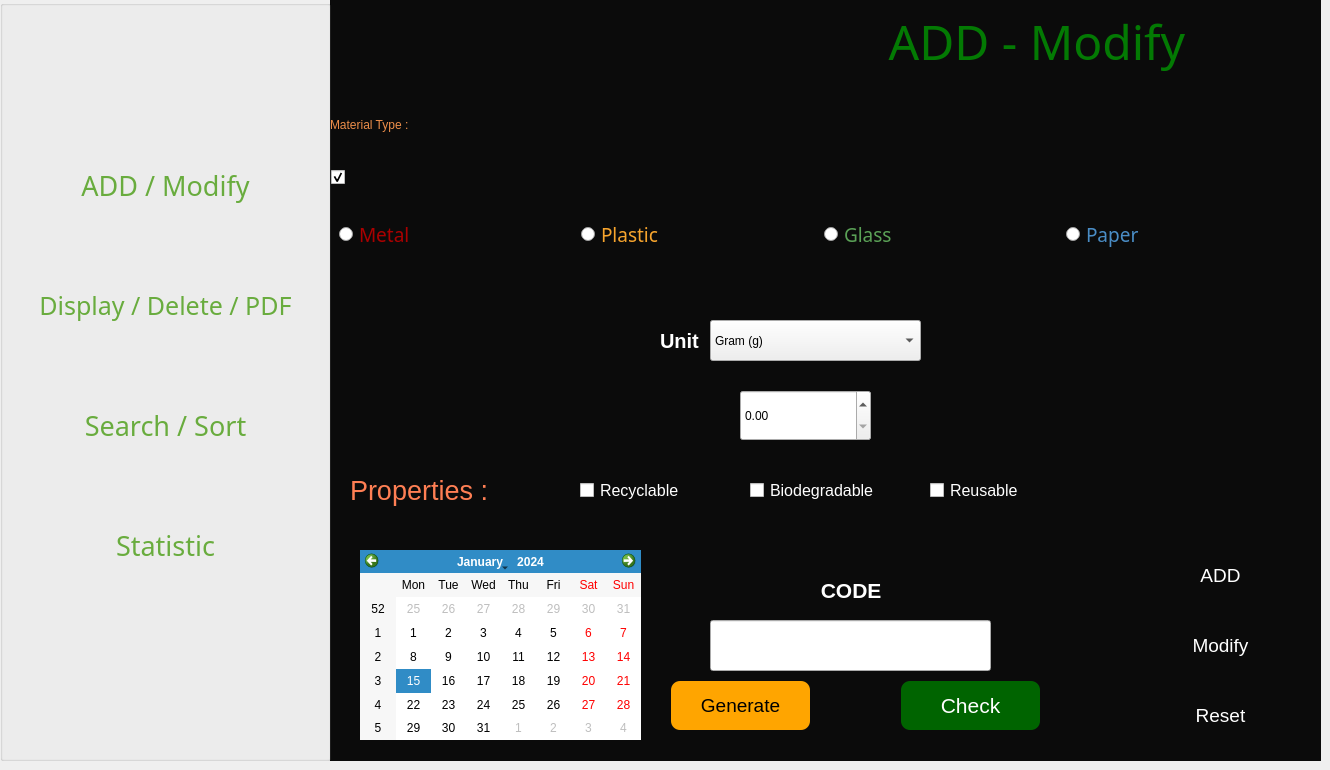
    <widget class="QWidget" name="tab">
     <property name="sizePolicy">
      <sizepolicy hsizetype="Expanding" vsizetype="Expanding">
       <horstretch>0</horstretch>
       <verstretch>0</verstretch>
      </sizepolicy>
     </property>
     <attribute name="title">
      <string>Tab 1</string>
     </attribute>
     <widget class="QLabel" name="label_4">
      <property name="geometry">
       <rect>
        <x>660</x>
        <y>320</y>
        <width>101</width>
        <height>41</height>
       </rect>
      </property>
      <property name="sizePolicy">
       <sizepolicy hsizetype="Expanding" vsizetype="Expanding">
        <horstretch>0</horstretch>
        <verstretch>0</verstretch>
       </sizepolicy>
      </property>
      <property name="font">
       <font>
        <pointsize>15</pointsize>
        <weight>75</weight>
        <bold>true</bold>
       </font>
      </property>
      <property name="styleSheet">
       <string notr="true">color: rgb(255, 255, 255);</string>
      </property>
      <property name="text">
       <string>Unit</string>
      </property>
     </widget>
     <widget class="QDoubleSpinBox" name="amount">
      <property name="geometry">
       <rect>
        <x>740</x>
        <y>390</y>
        <width>131</width>
        <height>51</height>
       </rect>
      </property>
      <property name="sizePolicy">
       <sizepolicy hsizetype="Expanding" vsizetype="Expanding">
        <horstretch>0</horstretch>
        <verstretch>0</verstretch>
       </sizepolicy>
      </property>
      <property name="styleSheet">
       <string notr="true">gridline-color: rgb(255, 85, 0);</string>
      </property>
      <property name="maximum">
       <double>100000.000000000000000</double>
      </property>
     </widget>
     <widget class="QCalendarWidget" name="date">
      <property name="geometry">
       <rect>
        <x>360</x>
        <y>550</y>
        <width>281</width>
        <height>190</height>
       </rect>
      </property>
      <property name="sizePolicy">
       <sizepolicy hsizetype="Expanding" vsizetype="Expanding">
        <horstretch>0</horstretch>
        <verstretch>0</verstretch>
       </sizepolicy>
      </property>
     </widget>
     <widget class="QPushButton" name="Generat_Button">
      <property name="geometry">
       <rect>
        <x>670</x>
        <y>680</y>
        <width>141</width>
        <height>51</height>
       </rect>
      </property>
      <property name="sizePolicy">
       <sizepolicy hsizetype="Expanding" vsizetype="Expanding">
        <horstretch>0</horstretch>
        <verstretch>0</verstretch>
       </sizepolicy>
      </property>
      <property name="font">
       <font>
        <pointsize>14</pointsize>
       </font>
      </property>
      <property name="styleSheet">
       <string notr="true">QPushButton {
    background-color: #FFA500; /* Neon Orange */
    color: #000000; /* Black */
    border: 2px solid transparent; /* Invisible border */
    border-radius: 10px;
    padding: 5px;
    min-width: 70px;
}

QPushButton:hover {
    border: 2px solid #ffffff; /* White border becomes visible when hovered over */
}

QPushButton:pressed {
    background-color: #FF4500; /* Darker Orange */
}
</string>
      </property>
      <property name="text">
       <string>Generate</string>
      </property>
     </widget>
     <widget class="QGroupBox" name="properties">
      <property name="geometry">
       <rect>
        <x>330</x>
        <y>450</y>
        <width>991</width>
        <height>80</height>
       </rect>
      </property>
      <property name="sizePolicy">
       <sizepolicy hsizetype="Expanding" vsizetype="Expanding">
        <horstretch>0</horstretch>
        <verstretch>0</verstretch>
       </sizepolicy>
      </property>
      <property name="styleSheet">
       <string notr="true">border:none</string>
      </property>
      <property name="title">
       <string/>
      </property>
      <widget class="QCheckBox" name="recyclable">
       <property name="geometry">
        <rect>
         <x>250</x>
         <y>20</y>
         <width>151</width>
         <height>41</height>
        </rect>
       </property>
       <property name="sizePolicy">
        <sizepolicy hsizetype="Expanding" vsizetype="Expanding">
         <horstretch>0</horstretch>
         <verstretch>0</verstretch>
        </sizepolicy>
       </property>
       <property name="font">
        <font>
         <pointsize>12</pointsize>
        </font>
       </property>
       <property name="styleSheet">
        <string notr="true">color: rgb(255, 255, 255);</string>
       </property>
       <property name="text">
        <string>Recyclable</string>
       </property>
      </widget>
      <widget class="QCheckBox" name="bio">
       <property name="geometry">
        <rect>
         <x>420</x>
         <y>20</y>
         <width>151</width>
         <height>41</height>
        </rect>
       </property>
       <property name="sizePolicy">
        <sizepolicy hsizetype="Expanding" vsizetype="Expanding">
         <horstretch>0</horstretch>
         <verstretch>0</verstretch>
        </sizepolicy>
       </property>
       <property name="font">
        <font>
         <pointsize>12</pointsize>
        </font>
       </property>
       <property name="styleSheet">
        <string notr="true">color: rgb(255, 255, 255);</string>
       </property>
       <property name="text">
        <string>Biodegradable</string>
       </property>
      </widget>
      <widget class="QCheckBox" name="reusable">
       <property name="geometry">
        <rect>
         <x>600</x>
         <y>20</y>
         <width>151</width>
         <height>41</height>
        </rect>
       </property>
       <property name="sizePolicy">
        <sizepolicy hsizetype="Expanding" vsizetype="Expanding">
         <horstretch>0</horstretch>
         <verstretch>0</verstretch>
        </sizepolicy>
       </property>
       <property name="font">
        <font>
         <pointsize>12</pointsize>
        </font>
       </property>
       <property name="autoFillBackground">
        <bool>false</bool>
       </property>
       <property name="styleSheet">
        <string notr="true">color: rgb(255, 255, 255);</string>
       </property>
       <property name="text">
        <string>Reusable</string>
       </property>
       <property name="iconSize">
        <size>
         <width>500</width>
         <height>500</height>
        </size>
       </property>
      </widget>
     </widget>
     <widget class="QLabel" name="label_5">
      <property name="geometry">
       <rect>
        <x>350</x>
        <y>470</y>
        <width>150</width>
        <height>41</height>
       </rect>
      </property>
      <property name="sizePolicy">
       <sizepolicy hsizetype="Expanding" vsizetype="Expanding">
        <horstretch>0</horstretch>
        <verstretch>0</verstretch>
       </sizepolicy>
      </property>
      <property name="font">
       <font>
        <family>MS Shell Dlg 2</family>
        <pointsize>20</pointsize>
        <weight>9</weight>
        <italic>false</italic>
        <bold>false</bold>
       </font>
      </property>
      <property name="styleSheet">
       <string notr="true">font: 75 20pt &quot;MS Shell Dlg 2&quot;;
color: rgb(255, 127, 84);
</string>
      </property>
      <property name="text">
       <string>Properties :</string>
      </property>
     </widget>
     <widget class="QPushButton" name="reset">
      <property name="geometry">
       <rect>
        <x>1150</x>
        <y>680</y>
        <width>141</width>
        <height>71</height>
       </rect>
      </property>
      <property name="sizePolicy">
       <sizepolicy hsizetype="Expanding" vsizetype="Expanding">
        <horstretch>0</horstretch>
        <verstretch>0</verstretch>
       </sizepolicy>
      </property>
      <property name="font">
       <font>
        <pointsize>14</pointsize>
       </font>
      </property>
      <property name="styleSheet">
       <string notr="true">QPushButton {
    background-color: transparent;
    border: none;
    color: white;  
}

QPushButton:hover {
    background-color: rgba(255, 255, 255, 0.1);  
}
</string>
      </property>
      <property name="text">
       <string>Reset</string>
      </property>
     </widget>
     <widget class="QLineEdit" name="Generated_code">
      <property name="geometry">
       <rect>
        <x>710</x>
        <y>620</y>
        <width>281</width>
        <height>51</height>
       </rect>
      </property>
      <property name="sizePolicy">
       <sizepolicy hsizetype="Expanding" vsizetype="Expanding">
        <horstretch>0</horstretch>
        <verstretch>0</verstretch>
       </sizepolicy>
      </property>
      <property name="font">
       <font>
        <pointsize>14</pointsize>
       </font>
      </property>
      <property name="styleSheet">
       <string notr="true">QPushButton {
    background-color: transparent;
    border: none;
    color: white;  
}

QPushButton:hover {
    background-color: rgba(255, 255, 255, 0.1);  
}
</string>
      </property>
      <property name="alignment">
       <set>Qt::AlignCenter</set>
      </property>
     </widget>
     <widget class="QGroupBox" name="groupBox">
      <property name="geometry">
       <rect>
        <x>0</x>
        <y>0</y>
        <width>331</width>
        <height>761</height>
       </rect>
      </property>
      <property name="sizePolicy">
       <sizepolicy hsizetype="Expanding" vsizetype="Expanding">
        <horstretch>0</horstretch>
        <verstretch>0</verstretch>
       </sizepolicy>
      </property>
      <property name="styleSheet">
       <string notr="true"/>
      </property>
      <property name="title">
       <string/>
      </property>
      <widget class="QPushButton" name="add1">
       <property name="geometry">
        <rect>
         <x>0</x>
         <y>120</y>
         <width>331</width>
         <height>131</height>
        </rect>
       </property>
       <property name="sizePolicy">
        <sizepolicy hsizetype="Expanding" vsizetype="Expanding">
         <horstretch>0</horstretch>
         <verstretch>0</verstretch>
        </sizepolicy>
       </property>
       <property name="font">
        <font>
         <family>Mongolian Baiti</family>
         <pointsize>20</pointsize>
        </font>
       </property>
       <property name="styleSheet">
        <string notr="true">QPushButton {
    background-color: transparent;
    border: none;
	color: rgb(105, 172, 62);
}

QPushButton:hover {
    background-color: rgba(255, 255, 255, 0.1); 
    color:  #ED8E4A; 
}
</string>
       </property>
       <property name="text">
        <string>ADD / Modify</string>
       </property>
      </widget>
      <widget class="QPushButton" name="display1">
       <property name="geometry">
        <rect>
         <x>0</x>
         <y>240</y>
         <width>331</width>
         <height>131</height>
        </rect>
       </property>
       <property name="sizePolicy">
        <sizepolicy hsizetype="Expanding" vsizetype="Expanding">
         <horstretch>0</horstretch>
         <verstretch>0</verstretch>
        </sizepolicy>
       </property>
       <property name="font">
        <font>
         <family>Mongolian Baiti</family>
         <pointsize>19</pointsize>
        </font>
       </property>
       <property name="styleSheet">
        <string notr="true">QPushButton {
    background-color: transparent;
    border: none;
	color: rgb(105, 172, 62);
}

QPushButton:hover {
    background-color: rgba(255, 255, 255, 0.1); 
    color:  #ED8E4A; 
}
</string>
       </property>
       <property name="text">
        <string>Display / Delete / PDF</string>
       </property>
      </widget>
      <widget class="QPushButton" name="rech1">
       <property name="geometry">
        <rect>
         <x>0</x>
         <y>360</y>
         <width>331</width>
         <height>131</height>
        </rect>
       </property>
       <property name="sizePolicy">
        <sizepolicy hsizetype="Expanding" vsizetype="Expanding">
         <horstretch>0</horstretch>
         <verstretch>0</verstretch>
        </sizepolicy>
       </property>
       <property name="font">
        <font>
         <family>Mongolian Baiti</family>
         <pointsize>20</pointsize>
        </font>
       </property>
       <property name="styleSheet">
        <string notr="true">QPushButton {
    background-color: transparent;
    border: none;
	color: rgb(105, 172, 62);
}

QPushButton:hover {
    background-color: rgba(255, 255, 255, 0.1); 
    color:  #ED8E4A; 
}
</string>
       </property>
       <property name="text">
        <string>Search / Sort</string>
       </property>
      </widget>
      <widget class="QPushButton" name="stat1">
       <property name="geometry">
        <rect>
         <x>0</x>
         <y>480</y>
         <width>331</width>
         <height>131</height>
        </rect>
       </property>
       <property name="sizePolicy">
        <sizepolicy hsizetype="Expanding" vsizetype="Expanding">
         <horstretch>0</horstretch>
         <verstretch>0</verstretch>
        </sizepolicy>
       </property>
       <property name="font">
        <font>
         <family>Mongolian Baiti</family>
         <pointsize>20</pointsize>
        </font>
       </property>
       <property name="styleSheet">
        <string notr="true">QPushButton {
    background-color: transparent;
    border: none;
	color: rgb(105, 172, 62);
}

QPushButton:hover {
    background-color: rgba(255, 255, 255, 0.1); 
    color:  #ED8E4A; 
}
</string>
       </property>
       <property name="text">
        <string>Statistic</string>
       </property>
      </widget>
      <widget class="QLabel" name="label_17">
       <property name="geometry">
        <rect>
         <x>0</x>
         <y>0</y>
         <width>331</width>
         <height>761</height>
        </rect>
       </property>
       <property name="sizePolicy">
        <sizepolicy hsizetype="Expanding" vsizetype="Expanding">
         <horstretch>0</horstretch>
         <verstretch>0</verstretch>
        </sizepolicy>
       </property>
       <property name="text">
        <string/>
       </property>
       <property name="pixmap">
        <pixmap resource="imgs.qrc">:/new/prefix1/pxfuel.jpg</pixmap>
       </property>
       <property name="scaledContents">
        <bool>true</bool>
       </property>
      </widget>
      <zorder>label_17</zorder>
      <zorder>display1</zorder>
      <zorder>rech1</zorder>
      <zorder>stat1</zorder>
      <zorder>add1</zorder>
     </widget>
     <widget class="QLabel" name="label">
      <property name="geometry">
       <rect>
        <x>330</x>
        <y>0</y>
        <width>991</width>
        <height>761</height>
       </rect>
      </property>
      <property name="sizePolicy">
       <sizepolicy hsizetype="Expanding" vsizetype="Ignored">
        <horstretch>0</horstretch>
        <verstretch>0</verstretch>
       </sizepolicy>
      </property>
      <property name="styleSheet">
       <string notr="true">background-color: rgb(11, 11, 11);</string>
      </property>
      <property name="text">
       <string/>
      </property>
      <property name="pixmap">
       <pixmap resource="imgs.qrc">:/new/prefix1/wallpaperflare.com_wallpaper.jpg</pixmap>
      </property>
      <property name="scaledContents">
       <bool>true</bool>
      </property>
     </widget>
     <widget class="QComboBox" name="unit">
      <property name="geometry">
       <rect>
        <x>710</x>
        <y>320</y>
        <width>211</width>
        <height>41</height>
       </rect>
      </property>
      <property name="sizePolicy">
       <sizepolicy hsizetype="Expanding" vsizetype="Expanding">
        <horstretch>0</horstretch>
        <verstretch>0</verstretch>
       </sizepolicy>
      </property>
      <property name="styleSheet">
       <string notr="true">selection-background-color: rgb(27, 150, 0);
selection-color: rgb(146, 255, 162);
</string>
      </property>
      <property name="iconSize">
       <size>
        <width>50</width>
        <height>50</height>
       </size>
      </property>
      <item>
       <property name="text">
        <string>Gram (g)</string>
       </property>
       <property name="icon">
        <iconset resource="imgs.qrc">
         <normaloff>:/new/prefix1/weight_gram_icon_138015.png</normaloff>:/new/prefix1/weight_gram_icon_138015.png</iconset>
       </property>
      </item>
      <item>
       <property name="text">
        <string>Kilogram (kg)</string>
       </property>
       <property name="icon">
        <iconset resource="imgs.qrc">
         <normaloff>:/new/prefix1/kilogram.png</normaloff>:/new/prefix1/kilogram.png</iconset>
       </property>
      </item>
      <item>
       <property name="text">
        <string>Tonne (t)</string>
       </property>
       <property name="icon">
        <iconset resource="imgs.qrc">
         <normaloff>:/new/prefix1/weight-1-tonne.png</normaloff>:/new/prefix1/weight-1-tonne.png</iconset>
       </property>
      </item>
     </widget>
     <widget class="QPushButton" name="check_button">
      <property name="geometry">
       <rect>
        <x>900</x>
        <y>680</y>
        <width>141</width>
        <height>51</height>
       </rect>
      </property>
      <property name="sizePolicy">
       <sizepolicy hsizetype="Expanding" vsizetype="Expanding">
        <horstretch>0</horstretch>
        <verstretch>0</verstretch>
       </sizepolicy>
      </property>
      <property name="font">
       <font>
        <pointsize>16</pointsize>
       </font>
      </property>
      <property name="styleSheet">
       <string notr="true">QPushButton {
    
	background-color: rgb(0, 100, 0);
    
	color: rgb(255, 255, 255);
    border: 2px solid transparent; /* Invisible border */
    border-radius: 10px;
    padding: 5px;
    min-width: 70px;
}

QPushButton:hover {
    border: 2px solid #ffffff; /* White border becomes visible when hovered over */
}

QPushButton:pressed {
    background-color: #FF4500; /* Darker Orange */
}
</string>
      </property>
      <property name="text">
       <string>Check</string>
      </property>
     </widget>
     <widget class="QPushButton" name="modify">
      <property name="geometry">
       <rect>
        <x>1150</x>
        <y>610</y>
        <width>141</width>
        <height>71</height>
       </rect>
      </property>
      <property name="sizePolicy">
       <sizepolicy hsizetype="Expanding" vsizetype="Expanding">
        <horstretch>0</horstretch>
        <verstretch>0</verstretch>
       </sizepolicy>
      </property>
      <property name="font">
       <font>
        <pointsize>14</pointsize>
       </font>
      </property>
      <property name="styleSheet">
       <string notr="true">QPushButton {
    background-color: transparent;
    border: none;
    color: white;  
}

QPushButton:hover {
    background-color: rgba(255, 255, 255, 0.1);  
}
</string>
      </property>
      <property name="text">
       <string>Modify</string>
      </property>
     </widget>
     <widget class="QPushButton" name="add">
      <property name="geometry">
       <rect>
        <x>1150</x>
        <y>540</y>
        <width>141</width>
        <height>71</height>
       </rect>
      </property>
      <property name="sizePolicy">
       <sizepolicy hsizetype="Minimum" vsizetype="Expanding">
        <horstretch>0</horstretch>
        <verstretch>0</verstretch>
       </sizepolicy>
      </property>
      <property name="font">
       <font>
        <pointsize>14</pointsize>
       </font>
      </property>
      <property name="styleSheet">
       <string notr="true">QPushButton {
    background-color: transparent;
    border: none;
    color: white;  
}

QPushButton:hover {
    background-color: rgba(255, 255, 255, 0.1);  
}
</string>
      </property>
      <property name="text">
       <string>ADD</string>
      </property>
     </widget>
     <widget class="QGroupBox" name="type">
      <property name="geometry">
       <rect>
        <x>330</x>
        <y>170</y>
        <width>981</width>
        <height>128</height>
       </rect>
      </property>
      <property name="sizePolicy">
       <sizepolicy hsizetype="Expanding" vsizetype="Expanding">
        <horstretch>0</horstretch>
        <verstretch>0</verstretch>
       </sizepolicy>
      </property>
      <property name="styleSheet">
       <string notr="true">border:none;</string>
      </property>
      <property name="title">
       <string/>
      </property>
      <property name="checkable">
       <bool>true</bool>
      </property>
      <property name="checked">
       <bool>true</bool>
      </property>
      <layout class="QHBoxLayout" name="horizontalLayout">
       <item>
        <widget class="QRadioButton" name="metal">
         <property name="sizePolicy">
          <sizepolicy hsizetype="Expanding" vsizetype="Expanding">
           <horstretch>0</horstretch>
           <verstretch>0</verstretch>
          </sizepolicy>
         </property>
         <property name="font">
          <font>
           <family>Impact</family>
           <pointsize>14</pointsize>
          </font>
         </property>
         <property name="styleSheet">
          <string notr="true">color: rgb(170, 0, 0);</string>
         </property>
         <property name="text">
          <string>Metal</string>
         </property>
         <property name="icon">
          <iconset resource="imgs.qrc">
           <normaloff>:/new/prefix1/me.png</normaloff>:/new/prefix1/me.png</iconset>
         </property>
         <property name="iconSize">
          <size>
           <width>110</width>
           <height>110</height>
          </size>
         </property>
        </widget>
       </item>
       <item>
        <widget class="QRadioButton" name="plastic">
         <property name="sizePolicy">
          <sizepolicy hsizetype="Expanding" vsizetype="Expanding">
           <horstretch>0</horstretch>
           <verstretch>0</verstretch>
          </sizepolicy>
         </property>
         <property name="font">
          <font>
           <family>Impact</family>
           <pointsize>14</pointsize>
          </font>
         </property>
         <property name="styleSheet">
          <string notr="true">color: rgb(248, 165, 45);</string>
         </property>
         <property name="text">
          <string>Plastic</string>
         </property>
         <property name="icon">
          <iconset resource="imgs.qrc">
           <normaloff>:/new/prefix1/pl.png</normaloff>:/new/prefix1/pl.png</iconset>
         </property>
         <property name="iconSize">
          <size>
           <width>110</width>
           <height>110</height>
          </size>
         </property>
        </widget>
       </item>
       <item>
        <widget class="QRadioButton" name="glass">
         <property name="sizePolicy">
          <sizepolicy hsizetype="Expanding" vsizetype="Expanding">
           <horstretch>0</horstretch>
           <verstretch>0</verstretch>
          </sizepolicy>
         </property>
         <property name="font">
          <font>
           <family>Impact</family>
           <pointsize>14</pointsize>
          </font>
         </property>
         <property name="styleSheet">
          <string notr="true">color: rgb(90, 161, 86);</string>
         </property>
         <property name="text">
          <string>Glass</string>
         </property>
         <property name="icon">
          <iconset resource="imgs.qrc">
           <normaloff>:/new/prefix1/gl.png</normaloff>:/new/prefix1/gl.png</iconset>
         </property>
         <property name="iconSize">
          <size>
           <width>110</width>
           <height>110</height>
          </size>
         </property>
        </widget>
       </item>
       <item>
        <widget class="QRadioButton" name="paper">
         <property name="sizePolicy">
          <sizepolicy hsizetype="Expanding" vsizetype="Expanding">
           <horstretch>0</horstretch>
           <verstretch>0</verstretch>
          </sizepolicy>
         </property>
         <property name="font">
          <font>
           <family>Impact</family>
           <pointsize>14</pointsize>
          </font>
         </property>
         <property name="styleSheet">
          <string notr="true">color: rgb(74, 141, 198);</string>
         </property>
         <property name="text">
          <string>Paper</string>
         </property>
         <property name="icon">
          <iconset resource="imgs.qrc">
           <normaloff>:/new/prefix1/p.png</normaloff>:/new/prefix1/p.png</iconset>
         </property>
         <property name="iconSize">
          <size>
           <width>110</width>
           <height>110</height>
          </size>
         </property>
        </widget>
       </item>
      </layout>
     </widget>
     <widget class="QLabel" name="label_12">
      <property name="geometry">
       <rect>
        <x>780</x>
        <y>570</y>
        <width>151</width>
        <height>41</height>
       </rect>
      </property>
      <property name="sizePolicy">
       <sizepolicy hsizetype="Expanding" vsizetype="Expanding">
        <horstretch>0</horstretch>
        <verstretch>0</verstretch>
       </sizepolicy>
      </property>
      <property name="font">
       <font>
        <pointsize>16</pointsize>
        <weight>75</weight>
        <bold>true</bold>
       </font>
      </property>
      <property name="styleSheet">
       <string notr="true">color: rgb(255, 255, 255);</string>
      </property>
      <property name="text">
       <string>       CODE</string>
      </property>
     </widget>
     <widget class="QLabel" name="label_6">
      <property name="geometry">
       <rect>
        <x>340</x>
        <y>10</y>
        <width>969</width>
        <height>62</height>
       </rect>
      </property>
      <property name="sizePolicy">
       <sizepolicy hsizetype="Expanding" vsizetype="Expanding">
        <horstretch>0</horstretch>
        <verstretch>0</verstretch>
       </sizepolicy>
      </property>
      <property name="font">
       <font>
        <family>Poor Richard</family>
        <pointsize>36</pointsize>
       </font>
      </property>
      <property name="styleSheet">
       <string notr="true">color: rgb(0, 170, 0,0.7);</string>
      </property>
      <property name="text">
       <string>                                            ADD - Modify</string>
      </property>
     </widget>
     <widget class="QLabel" name="label_2">
      <property name="geometry">
       <rect>
        <x>330</x>
        <y>60</y>
        <width>969</width>
        <height>129</height>
       </rect>
      </property>
      <property name="sizePolicy">
       <sizepolicy hsizetype="Expanding" vsizetype="Expanding">
        <horstretch>0</horstretch>
        <verstretch>0</verstretch>
       </sizepolicy>
      </property>
      <property name="styleSheet">
       <string notr="true">font: 75 20pt &quot;MS Shell Dlg 2&quot;;
color:  #ED8E4A    ;
</string>
      </property>
      <property name="text">
       <string>Material Type :</string>
      </property>
     </widget>
     <zorder>label</zorder>
     <zorder>label_4</zorder>
     <zorder>amount</zorder>
     <zorder>date</zorder>
     <zorder>Generat_Button</zorder>
     <zorder>properties</zorder>
     <zorder>label_5</zorder>
     <zorder>reset</zorder>
     <zorder>Generated_code</zorder>
     <zorder>groupBox</zorder>
     <zorder>unit</zorder>
     <zorder>check_button</zorder>
     <zorder>modify</zorder>
     <zorder>add</zorder>
     <zorder>type</zorder>
     <zorder>label_12</zorder>
     <zorder>label_2</zorder>
     <zorder>label_6</zorder>
    </widget>
